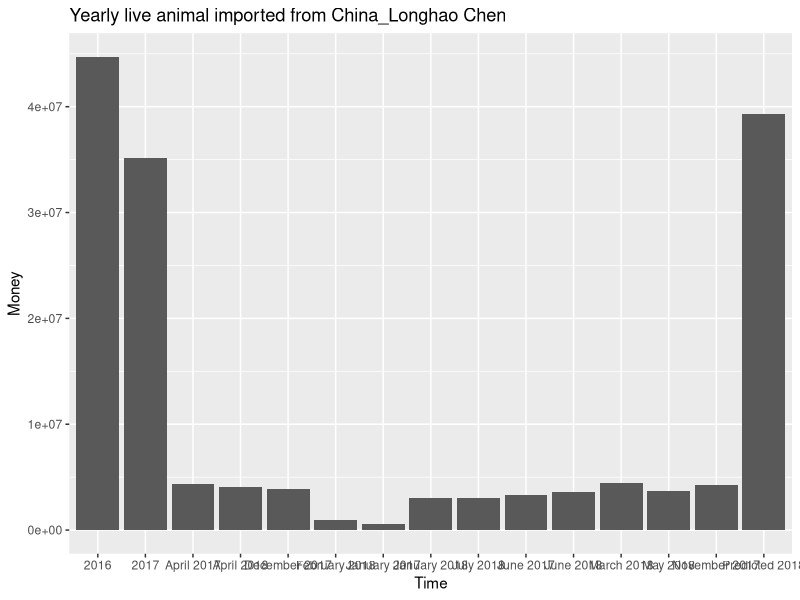

The R script that drew this image: (Note: this script raises an error after producing the figure.)
## ---- chunk 1
knitr::opts_chunk$set(echo = TRUE)
## ---- chunk 2
library(tidyverse)
library(readxl)
war <- read_xlsx("usaimport.xlsx")
colnames(war)<-c("Commodity","Country","Time","Money")
liveanimalchina<-filter(.data = war, Country =="China") %>%
  filter(str_detect(Commodity , "Live Animals"))  %>%
  filter(Money>20000000)

b<-rbind(liveanimalchina, c("01 Live Animals","China","Predicted 2018",(22919535*12)/7))
b$Money=as.numeric((b$Money))
ggplot(data = b, aes(x = Time, y = Money)) +
geom_bar(stat = "identity") +
labs(title = "Yearly live animal imported from China_Longhao Chen") +
  scale_y_continuous(limits=c(0,NA))

aluminum<-filter(.data = war, Country == "China") %>%
  filter(str_detect(Commodity, "Aluminum")) %>%
  filter(Money < 1000000000)
aluminum$Time <- factor(aluminum$Time, levels = aluminum$Time)

ggplot(data = aluminum, aes(x=Time, y = Money)) +
  geom_line(group = 1) +
  labs(title="Monthly aluminum imported from China_Longhao Chen") +
  theme(axis.text.x=element_text(angle=90,margin = margin(5, unit = "mm"),vjust =1)) +
  scale_y_continuous(limits=c(0,NA))
